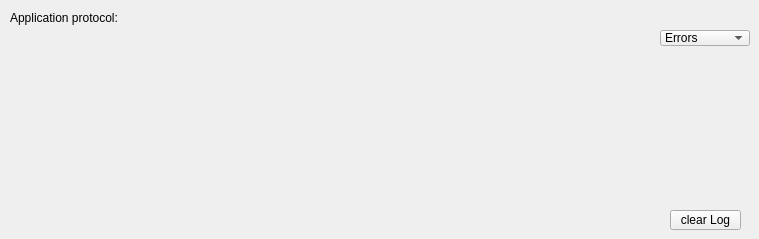
   <widget class="QWidget" name="TabPage">
    <attribute name="title">
     <string>Protocol</string>
    </attribute>
    <widget class="QLabel" name="textLabel1_2_3_2_3_2_2">
     <property name="geometry">
      <rect>
       <x>10</x>
       <y>10</y>
       <width>112</width>
       <height>16</height>
      </rect>
     </property>
     <property name="text">
      <string>Application protocol:</string>
     </property>
     <property name="wordWrap">
      <bool>false</bool>
     </property>
    </widget>
    <widget class="QPushButton" name="clearLogButton">
     <property name="geometry">
      <rect>
       <x>670</x>
       <y>210</y>
       <width>71</width>
       <height>20</height>
      </rect>
     </property>
     <property name="text">
      <string>clear Log</string>
     </property>
    </widget>
    <widget class="QComboBox" name="debugLevelBox">
     <property name="geometry">
      <rect>
       <x>660</x>
       <y>30</y>
       <width>90</width>
       <height>16</height>
      </rect>
     </property>
     <property name="toolTip">
      <string>change protocol level</string>
     </property>
     <item>
      <property name="text">
       <string>Errors</string>
      </property>
     </item>
     <item>
      <property name="text">
       <string>Standard</string>
      </property>
     </item>
     <item>
      <property name="text">
       <string>Details</string>
      </property>
     </item>
     <item>
      <property name="text">
       <string>All</string>
      </property>
     </item>
    </widget>
    <widget class="Q3TextEdit" name="protocolEdit" native="true">
     <property name="enabled">
      <bool>true</bool>
     </property>
     <property name="geometry">
      <rect>
       <x>10</x>
       <y>30</y>
       <width>640</width>
       <height>200</height>
      </rect>
     </property>
     <property name="toolTip">
      <string>application and error messages</string>
     </property>
     <property name="readOnly" stdset="0">
      <bool>true</bool>
     </property>
    </widget>
   </widget>
